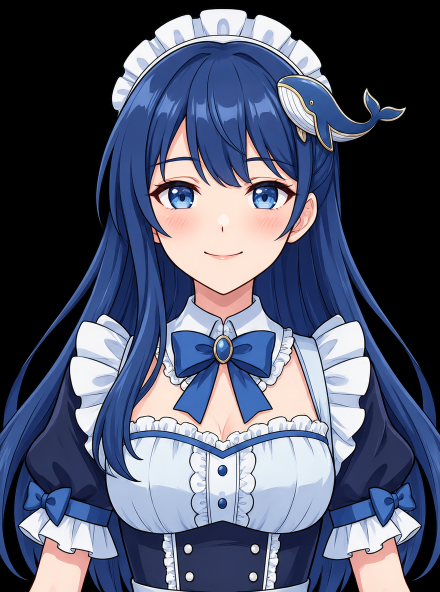
#> input picture art/xiaoxun/head/head_test_front.png, 880 x 1184 px, found by its file name (shown at 1/2 size)
$ python head_fix_batch.py
#> lines starting #> are read from the running program, lines starting #| are printed output that depends on the picture; after the words box and inside, x2 and y2 are one past the last pixel; in counts of white or black regions, pixels touching at a corner belong together
"""Batch fix for head test: mouth-corner residue, eye halos, closed-eye smudges.
Composes: base head -> wider diffusion clear around open eyes/mouth -> closed-eye layer (optional) -> open mouth sprite.
Output: art/xiaoxun/head/composite/head_batch_v2.png (+ crop preview).
"""
import numpy as np
from PIL import Image
from scipy import ndimage

H0 = 'art/xiaoxun/head/head_test_front.png'
OUT = 'art/xiaoxun/head/composite/head_batch_v2.png'
B = np.asarray(Image.open(H0).convert('RGB')).astype(np.float32)
H, W = B.shape[:2]
#> H = 1184; W = 880
yy, xx = np.mgrid[0:H, 0:W]

def inpaint(img, hole, iters=80):
#> called with iters = 80
    known = (~hole).astype(np.float32); f = img.copy(); f[hole] = 0; w = known.copy()
#> after `known = (~hole).astype(np.float32)`:
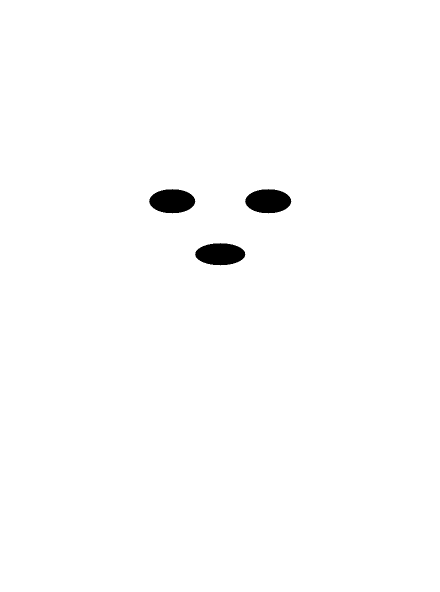
#> known: shape (1184, 880) float32 (shown at 1/2 size); values 0 (black) and 1 (white), 99% white; 3 black regions, box (x1, y1, x2, y2) and area: (298, 378, 391, 427) 3453, (490, 378, 583, 427) 3453, (390, 486, 491, 531) 3441
    for _ in range(iters):
        num = np.stack([ndimage.gaussian_filter(f[..., c] * w, 3) for c in range(3)], -1)
        den = ndimage.gaussian_filter(w, 3)[..., None] + 1e-6
        f = np.where(hole[..., None], num / den, img)
        w = np.where(hole, np.clip(den[..., 0], 0, 1), known)
#> this loop made 80 passes
#> pass 1, in inpaint, `num = np.stack([ndimage.gaussian_filter(f[..., c] * w, 3) for c in ran..`:
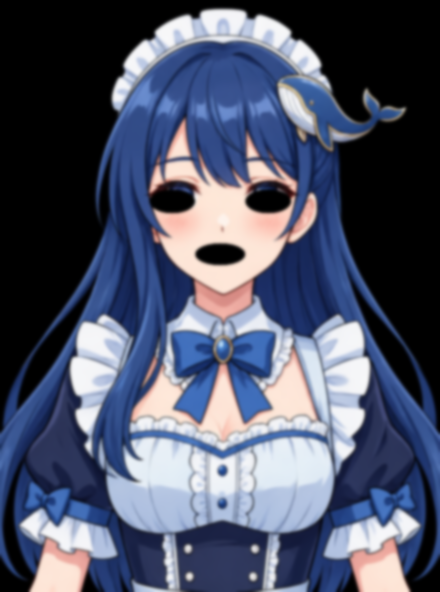
#> num: shape (1184, 880, 3) float32 (shown at 1/2 size); mean R, G, B 78.2, 84.4, 105.3
    return f

def ell(cx, cy, rx, ry):
    return ((xx - cx) / rx) ** 2 + ((yy - cy) / ry) ** 2 <= 1

# 1) one wide clear mask: both eyes (generous) + mouth (wider than before)
hole = ell(344, 402, 46, 24) | ell(536, 402, 46, 24) | ell(440, 508, 50, 22)
filled = inpaint(B, hole)
hs = ndimage.gaussian_filter(hole.astype(np.float32), 3)[..., None]
out = filled * hs + B * (1 - hs)

# 2) closed-eye layer (aligned RGBA) over the eye zone only
L = np.asarray(Image.open('art/xiaoxun/head/parts/eyes_closed_tight.png').convert('RGBA')).astype(np.float32)
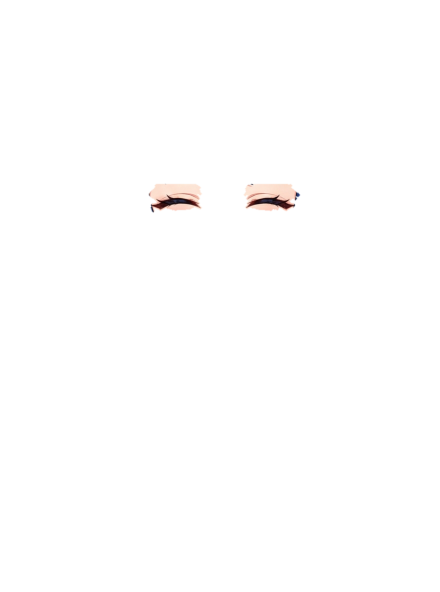
#> input picture art/xiaoxun/head/parts/eyes_closed_tight.png, 880 x 1184 px, found by its file name (shown at 1/2 size)
a = L[..., 3:4] / 255.0
eye_zone = (ell(344, 402, 46, 24) | ell(536, 402, 46, 24))[..., None]
out = np.where(eye_zone, out * (1 - a) + L[..., :3] * a, out)
#> eye_zone: shape (1184, 880, 1) bool; 0.66% white; 2 white regions, box (x1, y1, x2, y2) and area: (298, 378, 391, 427) 3453, (490, 378, 583, 427) 3453

# 3) open-mouth sprite at mouth anchor
S = Image.open('art/xiaoxun/head/mouth/mouth_open_single.png').convert('RGB')
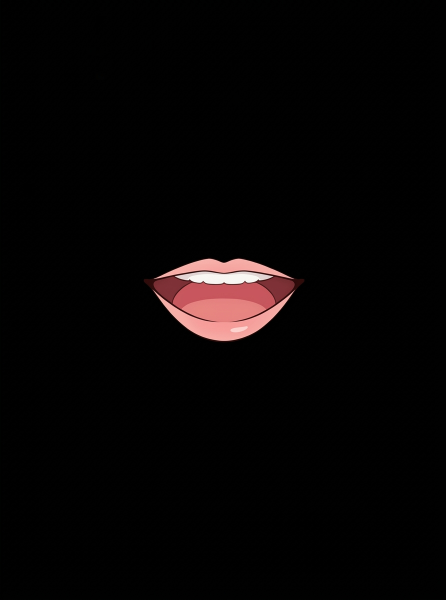
#> input picture art/xiaoxun/head/mouth/mouth_open_single.png, 892 x 1200 px, found by its file name (shown at 1/2 size)
#> S is the input picture: PIL image 892x1200 RGB; mean R, G, B 6.8, 4.4, 4.3
A = np.asarray(S).astype(np.float32)
m = ndimage.binary_fill_holes(A.max(axis=2) > 30)
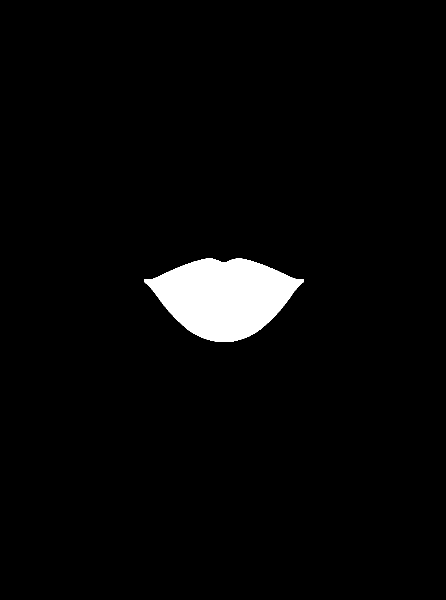
#> m: shape (1200, 892) bool (shown at 1/2 size); 3.2% white; 1 white region, box (x1, y1, x2, y2) and area: (288, 517, 608, 684) 34437
ys, xs = np.where(m); x0, x1, y0, y1 = xs.min(), xs.max(), ys.min(), ys.max()
#> after `x0, x1, y0, y1 = (xs.min(), xs.max(), ys.min(), ys.max())`: x0 = 288; x1 = 607; y0 = 517; y1 = 683
TW = 64; th = round(TW * (y1 - y0 + 1) / (x1 - x0 + 1))
#> after `th = round(TW * (y1 - y0 + 1) / (x1 - x0 + 1))`: th = 33
crop = S.crop((x0, y0, x1 + 1, y1 + 1)).resize((TW, th), Image.LANCZOS)
cm = Image.fromarray((m[y0:y1 + 1, x0:x1 + 1] * 255).astype(np.uint8)).resize((TW, th), Image.LANCZOS)
am = ndimage.gaussian_filter(np.asarray(cm).astype(np.float32) / 255.0, 0.6)
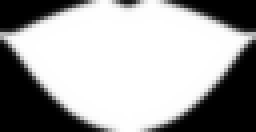
#> am: shape (33, 64) float32 (shown 4 times larger); min 0, max 1, mean 0.644
px, py = 440 - TW // 2, 508 - th // 2
#> px = 408; py = 492
reg = out[py:py + th, px:px + TW]
out[py:py + th, px:px + TW] = reg * (1 - am[..., None]) + np.asarray(crop).astype(np.float32) * am[..., None]

o8 = np.clip(out, 0, 255).astype(np.uint8)
Image.fromarray(o8).save(OUT)
Image.fromarray(o8).crop((240, 300, 640, 560)).resize((800, 520)).save('/tmp/batch_crop.png')
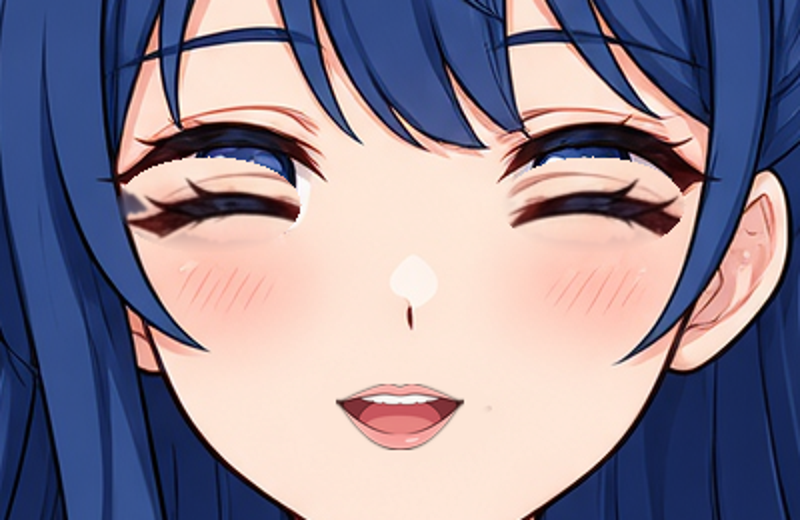
#> saved as batch_crop.png: PIL image 800x520 RGB; mean R, G, B 144, 133.5, 148.7
print('ok', OUT)
